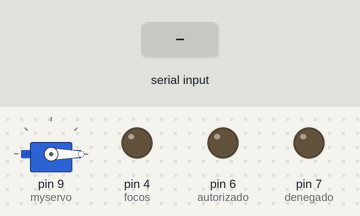
Bench run of a sketch on a simulated Arduino Uno, built with avr-gcc and run on an emulated ATmega328P. Parts: servo, output pins drawn as LEDs (lit = HIGH). Dashed ring = blinking. The test bench sets the inputs (shaded band). What the sketch prints to the serial monitor is not drawn.

Above: at 1.8 s.
1.9 s: "*" received over the second serial link
At 2.05 s:
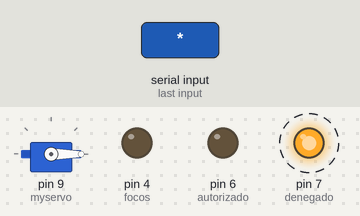
4.9 s: "+" received over the second serial link
At 6.5 s:
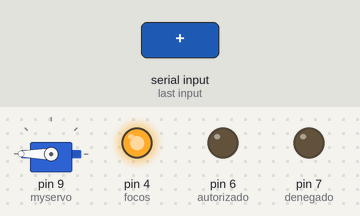
7.1 s: "*" received over the second serial link
At 8.1 s:
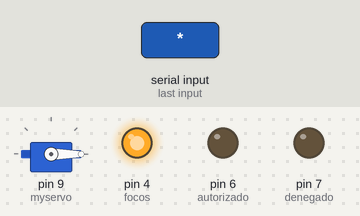
10.1 s: "+" received over the second serial link
At 26.6 s:
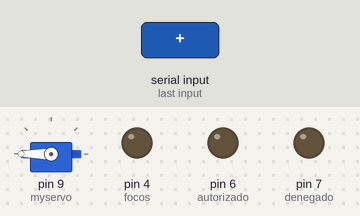
Timing chart, 0 to 27.2 s (numbered marks = the images above; inputs shaded):
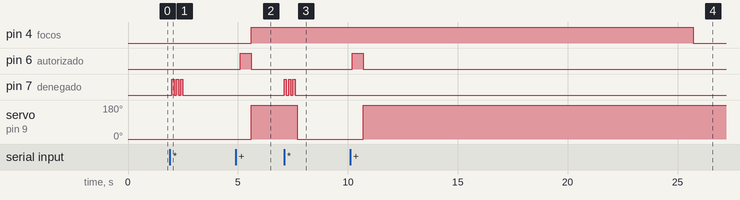

The sketch:

ArduinoNodeMCU.ino
```cpp
#include <Servo.h>
#include <SoftwareSerial.h>
#define ServoPin 9
SoftwareSerial SerialNMCU(2,3); // rx tx

Servo myservo;
char data;
int autorizado=6,denegado=7 ;
int interval=15000;
int focos=4;
unsigned long seInicio=0;
void setup() {

  // put your setup code here, to run once:
  Serial.begin(9600);
  SerialNMCU.begin(9600);
  myservo.attach(9);
  myservo.write(0);
  pinMode(autorizado,OUTPUT);
  pinMode(denegado,OUTPUT);
  pinMode(focos,OUTPUT);

}

void loop() {
  checkSerialComm();
  delay(500);

}
void checkSerialComm(){
  if(SerialNMCU.available()>0){
    while(SerialNMCU.available()>0){
      data =(char) SerialNMCU.read();
      Serial.print(data);
       if(data=='*'){
      den();
      myservo.write(0);

    }if(data=='+'){
        myservo.write(0);
       aut();
       myservo.write(180);
       digitalWrite(focos,HIGH);
       seInicio=millis();
    }
    }
  }

  if ((unsigned long)(millis() - seInicio) >= interval) {
     digitalWrite(focos,LOW);
  }
}
void aut(){
  digitalWrite(autorizado,HIGH);
  delay(500);
  digitalWrite(autorizado,LOW);
}
void den(){
   for(int i=0;i<3;i++){
        digitalWrite(denegado,HIGH);
        delay(100);//wait for 2ms
        digitalWrite(denegado,LOW);
        delay(100);//wait for 2ms
    }
}
```

Measured:
- after the input at 1.9 s, pin 7 (denegado): alternates HIGH for 0.10 s and LOW for 0.10 s, 6 changes in all, then stays LOW, starting after 0.10 s
- after the input at 4.9 s, pin 4 (focos): LOW → HIGH after 0.70 s; pin 6 (autorizado): LOW → HIGH after 0.20 s, → LOW 0.50 s later; servo on pin 9 (myservo): 0° → 180° after 0.70 s
- after the input at 7.1 s, pin 7 (denegado): alternates HIGH for 0.10 s and LOW for 0.10 s, 6 changes in all, then stays LOW, starting at once; servo on pin 9 (myservo): 180° → 0° after 0.60 s
- after the input at 10.1 s, pin 4 (focos): HIGH → LOW after 15.6 s instead of 10.6 s; pin 6 (autorizado): LOW → HIGH after 0.10 s, → LOW 0.50 s later; servo on pin 9 (myservo): 0° → 180° after 0.60 s
